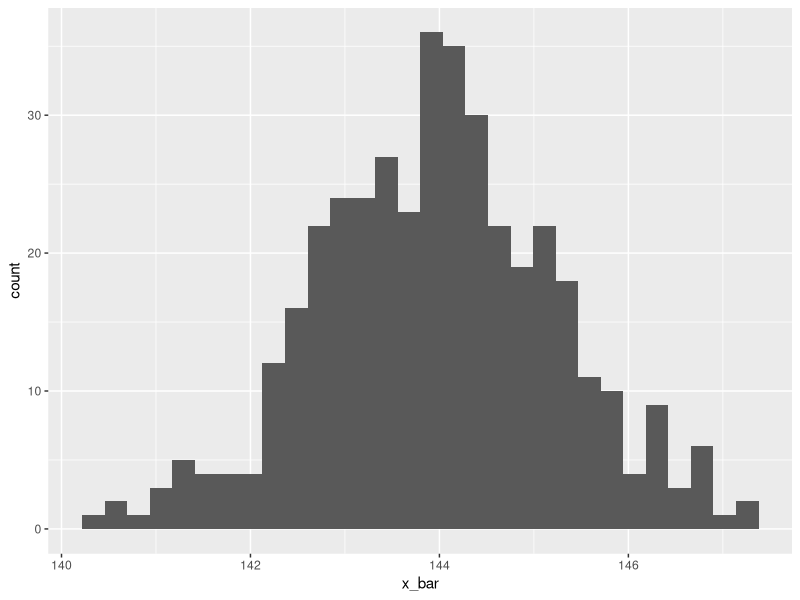
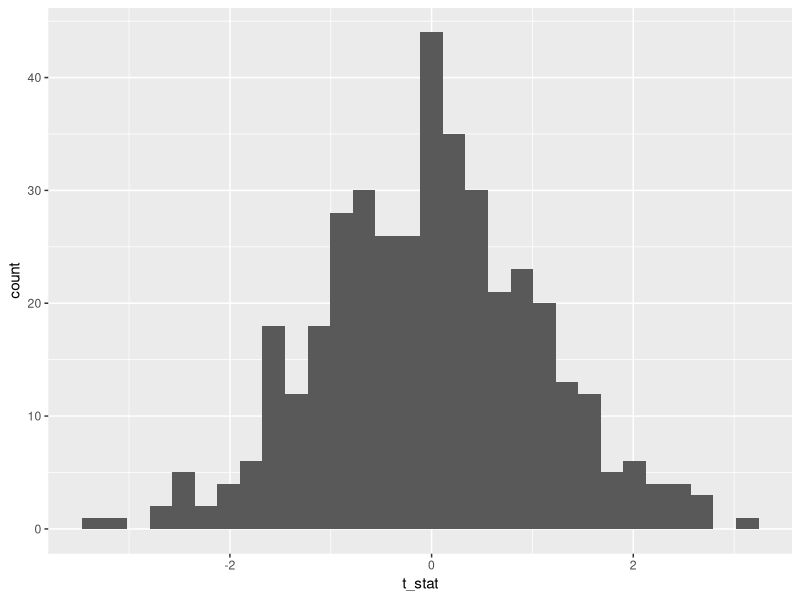

These charts were generated, in order, by the following R code:
## ---- chunk 1
library(MASS)
popMean <- 144
popVar <- 36
size <- 25

# generate data set of 10000(10000 simuations) whose mean is 144 and variance 36
## empirical = TRUE makes the data set with mean = 144 and variance = 36
population <- data.frame(X = mvrnorm(n = 10000, mu = popMean, Sigma = popVar, empirical = TRUE))
## ---- chunk 2
library(dplyr)
population %>% summarize(x_bar = mean(X), variance = var(X))
## ---- chunk 3
sim.out <- population %>% sample_n(25) %>% summarize(x_bar = mean(X), std = sd(X))
## ---- chunk 4
for(i in 2:400) sim.out <- population %>% sample_n(25) %>% summarize(x_bar = mean(X), std = sd(X)) %>% bind_rows(sim.out)

sim.func <- function (a) {
  sim.out <- population %>% sample_n(25) %>% summarize(x_bar = mean(X), std = sd(X))
  return(sim.out)
}

sim.out2 <- lapply(1:400, sim.func)
## ---- chunk 5
library(ggplot2)
sim.out %>% ggplot(aes(x = x_bar)) + geom_histogram()
## ---- chunk 6
sim.out <- sim.out %>% mutate(t_stat = (x_bar-popMean)/(std/sqrt(size)))
## ---- chunk 7
sim.out %>% ggplot(aes(x = t_stat)) + geom_histogram()
